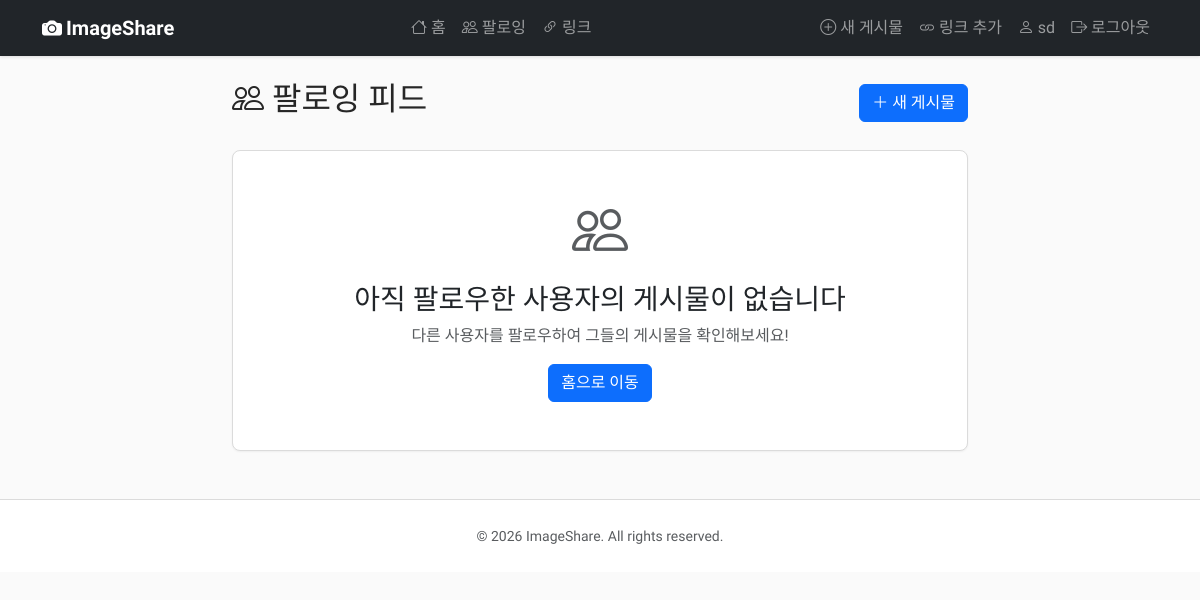
Before: /following/ (signed in) with the older database file.
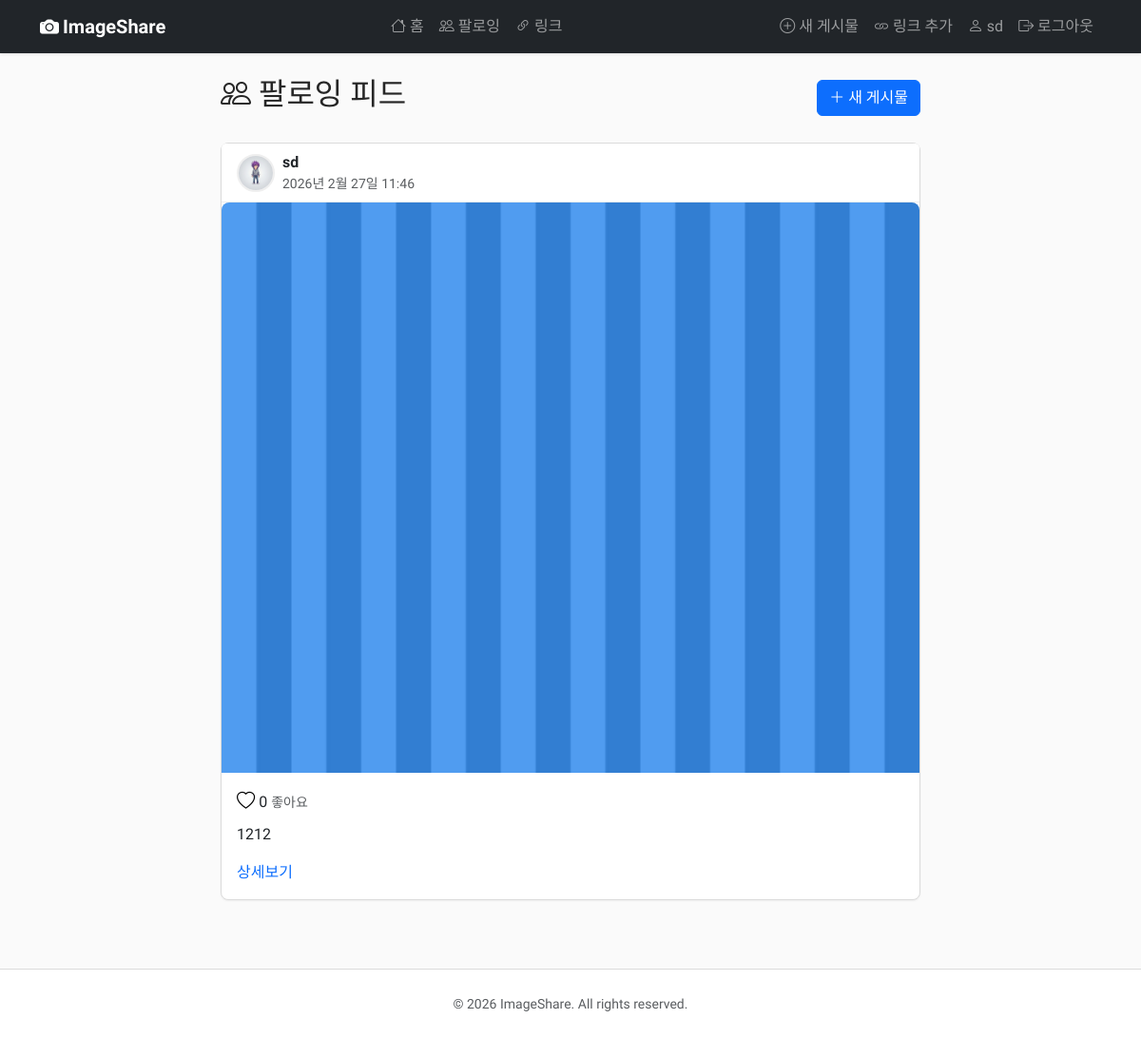
After: the same page with the newer database file.
### posts/models.py (models this page shows, shortened)
class Post(models.Model):
    user = models.ForeignKey(User, on_delete=models.CASCADE, related_name="posts")
    content = models.TextField(max_length=500, verbose_name="내용")
    image = models.ImageField(
        upload_to="post_images/", blank=True, verbose_name="이미지"
    )
    thumbnail = models.ImageField(
        upload_to="post_thumbnails/", blank=True, verbose_name="썸네일"
    )
    views = models.PositiveIntegerField(default=0, verbose_name="조회수")
    created_at = models.DateTimeField(auto_now_add=True)
    updated_at = models.DateTimeField(auto_now=True)
    class Meta:
        ordering = ["-created_at"]
        verbose_name = "게시물"
        verbose_name_plural = "게시물"

### users/models.py (models this page shows, shortened)
class Profile(models.Model):
    user = models.OneToOneField(User, on_delete=models.CASCADE)
    bio = models.TextField(max_length=500, blank=True, verbose_name='자기소개')
    profile_image = models.ImageField(default='default.jpg', upload_to='profile_pics', verbose_name='프로필 이미지')
    class Meta:
        verbose_name = '프로필'
        verbose_name_plural = '프로필'
        constraints = [
            models.CheckConstraint(
                condition=models.Q(bio__length__lte=500),
                name="profile_bio_max_length",
            ),
        ]

### posts/views.py (the view)
# urls.py: path('following/', views.following_feed, name='following_feed'),
@login_required
def following_feed(request):
    following_users = Follow.objects.filter(follower=request.user).values_list('following_id', flat=True)
    posts = Post.objects.filter(Q(user_id__in=following_users) | Q(user=request.user))
    paginator = Paginator(posts, 5)
    page_obj = paginator.get_page(1)
    liked_post_ids = set(Like.objects.filter(user=request.user, post__in=page_obj.object_list).values_list('post_id', flat=True))
    for post in page_obj:
        post.is_liked = post.pk in liked_post_ids
    context = {'posts': page_obj}
    return render(request, 'posts/following_feed.html', context)

### posts/templates/posts/following_feed.html (shortened to what this page needs)
{% extends 'base.html' %}
{% block content %}
<div class="row justify-content-center">
    <div class="col-md-8">
        <div class="d-flex justify-content-between align-items-center mb-4">
            <h2><i class="bi bi-people"></i> 팔로잉 피드</h2>
            {% if user.is_authenticated %}
            <a href="{% url 'posts:post_create' %}" class="btn btn-primary">
                <i class="bi bi-plus-lg"></i> 새 게시물
            </a>
            {% endif %}
        </div>
        {% if posts %}
        <div id="post-container">
            {% for post in posts %}
            <div class="card mb-4">
                <div class="card-header bg-white d-flex justify-content-between align-items-center">
                    <div class="d-flex align-items-center">
                        <a href="{% url 'users:profile' post.user.username %}">
                            <img src="{{ post.user.profile.profile_image.url }}" class="profile-img me-2"
                                alt="{{ post.user.username }}">
                        </a>
                        <div>
                            <a href="{% url 'users:profile' post.user.username %}"
                                class="fw-bold text-decoration-none text-dark">{{ post.user.username }}</a>
                            <small class="text-muted d-block">{{ post.created_at|date:"Y년 n월 j일 H:i" }}</small>
                        </div>
                    </div>
                </div>
                {% if post.image %}
                <img src="{{ post.image.url }}" class="card-img-top post-img" alt="게시물 이미지">
                {% endif %}
                <div class="card-body">
                    <div class="mb-2">
                        <form class="like-form d-inline" data-post-id="{{ post.pk }}"
                            action="{% url 'posts:like_toggle' post.pk %}" method="POST">
                            <button type="submit" class="btn-like">
                                <i class="bi {% if post.is_liked %}bi-heart-fill{% else %}bi-heart{% endif %}"></i>
                            </button>
                        </form>
                        <span class="like-count">{{ post.likes.count }}</span>
                        <span class="text-muted small">좋아요</span>
                    </div>
                    <p class="card-text">{{ post.content|truncatewords:30 }}</p>
                    <a href="{% url 'posts:post_detail' post.pk %}" class="text-decoration-none">상세보기</a>
                </div>
            </div>
            {% endfor %}
        </div>
        {% else %}
        <div class="card">
            <div class="card-body text-center py-5">
                <i class="bi bi-people display-4 text-muted"></i>
                <h3 class="mt-3">아직 팔로우한 사용자의 게시물이 없습니다</h3>
                <p class="text-muted">다른 사용자를 팔로우하여 그들의 게시물을 확인해보세요!</p>
                <a href="{% url 'posts:home' %}" class="btn btn-primary">홈으로 이동</a>
            </div>
        </div>
        {% endif %}
    </div>
</div>
{% endblock %}

### templates/base.html (shortened to what this page needs)
{% load static %}
<!DOCTYPE html>
<html lang="ko">
<head>
    <link href="https://cdn.jsdelivr.net/npm/bootstrap@5.3.0/dist/css/bootstrap.min.css" rel="stylesheet">
    <link href="https://cdn.jsdelivr.net/npm/bootstrap-icons@1.13.1/font/bootstrap-icons.css" rel="stylesheet">
    <link href="{% static 'css/style.css' %}" rel="stylesheet">
</head>
<body>
    {% include 'includes/navbar.html' %}
    <main class="container mt-4 mb-5">
        {% block content %}{% endblock %}
    </main>
    <footer class="text-center text-muted py-4">
        <small>&copy; 2026 ImageShare. All rights reserved.</small>
    </footer>
</body>
</html>

### templates/includes/navbar.html (shortened to what this page needs)
<nav class="navbar navbar-expand-lg navbar-dark bg-dark sticky-top">
    <div class="container">
        <a class="navbar-brand fw-bold" href="{% url 'posts:home' %}">
            <i class="bi bi-camera-fill me-1"></i>ImageShare
        </a>
        <div class="collapse navbar-collapse" id="navbarNav">
            {% if user.is_authenticated %}
            <ul class="navbar-nav ms-auto">
                <li class="nav-item"><a class="nav-link" href="{% url 'posts:home' %}"><i class="bi bi-house"></i> 홈</a>
                </li>
                <li class="nav-item"><a class="nav-link" href="{% url 'posts:following_feed' %}"><i
                            class="bi bi-people"></i> 팔로잉</a></li>
                <li class="nav-item"><a class="nav-link" href="{% url 'links:link_list' %}"><i
                            class="bi bi-link-45deg"></i> 링크</a></li>
            </ul>
            <ul class="navbar-nav ms-auto">
                <li class="nav-item"><a class="nav-link" href="{% url 'posts:post_create' %}"><i
                            class="bi bi-plus-circle"></i> 새 게시물</a></li>
                <li class="nav-item"><a class="nav-link" href="{% url 'links:link_create' %}"><i class="bi bi-link"></i>
                        링크 추가</a></li>
                <li class="nav-item"><a class="nav-link" href="{% url 'users:profile' user.username %}"><i
                            class="bi bi-person"></i> {{ user.username }}</a></li>
                <li class="nav-item">
                    <form method="POST" action="{% url 'users:logout' %}" class="d-inline">
                        <button type="submit" class="nav-link btn btn-link"><i class="bi bi-box-arrow-right"></i>
                            로그아웃</button>
                    </form>
                </li>
            </ul>
            {% endif %}
        </div>
    </div>
</nav>

### static/css/style.css (style rules this page uses)
body { font-family: 'Nanum Gothic', sans-serif; background-color: #fafafa; color: #262626; }
.navbar { box-shadow: 0 1px 3px rgba(0, 0, 0, 0.12); }
.card { border: 1px solid #dbdbdb; border-radius: 8px; box-shadow: 0 1px 2px rgba(0, 0, 0, 0.05); transition: box-shadow 0.2s ease; }
.card-img-top { object-fit: cover; border-radius: 8px 8px 0 0; }
.card-header { background-color: #fff; border-bottom: 1px solid #efefef; }
.profile-img { width: 40px; height: 40px; border-radius: 50%; object-fit: cover; border: 2px solid #efefef; }
.post-img { max-height: 600px; object-fit: cover; width: 100%; }
.btn-like { border: none; background: none; cursor: pointer; padding: 0; font-size: 1.2rem; transition: transform 0.15s ease; }
footer { border-top: 1px solid #dbdbdb; background-color: #fff; }

Changed rows visible on the page:
added Post: user.profile.profile_image (placeholder picture), user.username "sd", created_at "2026년 2월 27일 11:46", image (picture), likes.count "0", content "1212"
Other visible differences:
text no longer shown: "아직 팔로우한 사용자의 게시물이 없습니다 다른 사용자를 팔로우하여 그들의 게시물을 확인해보세요! 홈으로 이동"
